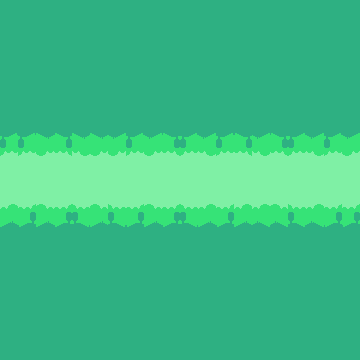

A level layout from a 2D game, rendered from its tile map. Below: a short description, then the map file with tile-grid data replaced by summaries:
An orthogonal 20x20 tile map with 18x18 px tiles, 2 tile layers (Tile Layer 1, Tile Layer 2), 2 tilesets.

<map version="1.10" tiledversion="1.10.2" orientation="orthogonal" renderorder="right-down" width="20" height="20" tilewidth="18" tileheight="18" infinite="0" nextlayerid="3" nextobjectid="1">
 <tileset firstgid="1" name="kenny_tilemap_packed" tilewidth="18" tileheight="18" tilecount="180" columns="20">
  <image source="tilemap_packed.png" width="360" height="162" />
  <tile id="0">
   <properties>
    <property name="collides" type="bool" value="true" />
   </properties>
  </tile>
  <tile id="1">
   <properties>
    <property name="collides" type="bool" value="true" />
   </properties>
  </tile>
  <tile id="2">
   <properties>
    <property name="collides" type="bool" value="true" />
   </properties>
  </tile>
  <tile id="3">
   <properties>
    <property name="collides" type="bool" value="true" />
   </properties>
  </tile>
  <tile id="12">
   <properties>
    <property name="collides" type="bool" value="true" />
   </properties>
  </tile>
  <tile id="13">
   <properties>
    <property name="collides" type="bool" value="true" />
   </properties>
  </tile>
  <tile id="14">
   <properties>
    <property name="collides" type="bool" value="true" />
   </properties>
  </tile>
  <tile id="15">
   <properties>
    <property name="collides" type="bool" value="true" />
   </properties>
  </tile>
  <tile id="20">
   <properties>
    <property name="collides" type="bool" value="true" />
   </properties>
  </tile>
  <tile id="21">
   <properties>
    <property name="collides" type="bool" value="true" />
   </properties>
  </tile>
  <tile id="22">
   <properties>
    <property name="collides" type="bool" value="true" />
   </properties>
  </tile>
  <tile id="23">
   <properties>
    <property name="collides" type="bool" value="true" />
   </properties>
  </tile>
  <tile id="40">
   <properties>
    <property name="collides" type="bool" value="true" />
   </properties>
  </tile>
  <tile id="41">
   <properties>
    <property name="collides" type="bool" value="true" />
   </properties>
  </tile>
  <tile id="42">
   <properties>
    <property name="collides" type="bool" value="true" />
   </properties>
  </tile>
  <tile id="43">
   <properties>
    <property name="collides" type="bool" value="true" />
   </properties>
  </tile>
  <tile id="47">
   <properties>
    <property name="collides" type="bool" value="true" />
   </properties>
  </tile>
  <tile id="48">
   <properties>
    <property name="collides" type="bool" value="true" />
   </properties>
  </tile>
  <tile id="49">
   <properties>
    <property name="collides" type="bool" value="true" />
   </properties>
  </tile>
  <tile id="50">
   <properties>
    <property name="collides" type="bool" value="true" />
   </properties>
  </tile>
  <tile id="60">
   <properties>
    <property name="collides" type="bool" value="true" />
   </properties>
  </tile>
  <tile id="61">
   <properties>
    <property name="collides" type="bool" value="true" />
   </properties>
  </tile>
  <tile id="62">
   <properties>
    <property name="collides" type="bool" value="true" />
   </properties>
  </tile>
  <tile id="63">
   <properties>
    <property name="collides" type="bool" value="true" />
   </properties>
  </tile>
  <tile id="80">
   <properties>
    <property name="collides" type="bool" value="true" />
   </properties>
  </tile>
  <tile id="81">
   <properties>
    <property name="collides" type="bool" value="true" />
   </properties>
  </tile>
  <tile id="82">
   <properties>
    <property name="collides" type="bool" value="true" />
   </properties>
  </tile>
  <tile id="83">
   <properties>
    <property name="collides" type="bool" value="true" />
   </properties>
  </tile>
  <tile id="93">
   <properties>
    <property name="collides" type="bool" value="true" />
   </properties>
  </tile>
  <tile id="94">
   <properties>
    <property name="collides" type="bool" value="true" />
   </properties>
  </tile>
  <tile id="95">
   <properties>
    <property name="collides" type="bool" value="true" />
   </properties>
  </tile>
  <tile id="96">
   <properties>
    <property name="collides" type="bool" value="true" />
   </properties>
  </tile>
  <tile id="98">
   <properties>
    <property name="collides" type="bool" value="true" />
   </properties>
  </tile>
  <tile id="99">
   <properties>
    <property name="collides" type="bool" value="true" />
   </properties>
  </tile>
  <tile id="100">
   <properties>
    <property name="collides" type="bool" value="true" />
   </properties>
  </tile>
  <tile id="101">
   <properties>
    <property name="collides" type="bool" value="true" />
   </properties>
  </tile>
  <tile id="102">
   <properties>
    <property name="collides" type="bool" value="true" />
   </properties>
  </tile>
  <tile id="103">
   <properties>
    <property name="collides" type="bool" value="true" />
   </properties>
  </tile>
  <tile id="113">
   <properties>
    <property name="collides" type="bool" value="true" />
   </properties>
  </tile>
  <tile id="114">
   <properties>
    <property name="collides" type="bool" value="true" />
   </properties>
  </tile>
  <tile id="115">
   <properties>
    <property name="collides" type="bool" value="true" />
   </properties>
  </tile>
  <tile id="116">
   <properties>
    <property name="collides" type="bool" value="true" />
   </properties>
  </tile>
  <tile id="117">
   <properties>
    <property name="collides" type="bool" value="true" />
   </properties>
  </tile>
  <tile id="118">
   <properties>
    <property name="collides" type="bool" value="true" />
   </properties>
  </tile>
  <tile id="119">
   <properties>
    <property name="collides" type="bool" value="true" />
   </properties>
  </tile>
  <tile id="132">
   <properties>
    <property name="collides" type="bool" value="true" />
   </properties>
  </tile>
  <tile id="133">
   <properties>
    <property name="collides" type="bool" value="true" />
   </properties>
  </tile>
  <tile id="134">
   <properties>
    <property name="collides" type="bool" value="true" />
   </properties>
  </tile>
  <tile id="135">
   <properties>
    <property name="collides" type="bool" value="true" />
   </properties>
  </tile>
  <tile id="136">
   <properties>
    <property name="collides" type="bool" value="true" />
   </properties>
  </tile>
  <tile id="137">
   <properties>
    <property name="collides" type="bool" value="true" />
   </properties>
  </tile>
  <tile id="138">
   <properties>
    <property name="collides" type="bool" value="true" />
   </properties>
  </tile>
  <tile id="139">
   <properties>
    <property name="collides" type="bool" value="true" />
   </properties>
  </tile>
  <tile id="146">
   <properties>
    <property name="oneWay" type="bool" value="true" />
   </properties>
  </tile>
 </tileset>
 <tileset firstgid="181" name="bg" tilewidth="18" tileheight="18" tilecount="40" columns="10">
  <image source="tilemap-backgrounds_packed.png" width="192" height="72" />
 </tileset>
 <layer id="1" name="Tile Layer 1" width="20" height="20">
  <data>[400 cells, 400 non-empty, 1 distinct tile ids]</data>
 </layer>
 <layer id="2" name="Tile Layer 2" width="20" height="20">
  <data>[400 cells, 120 non-empty, 5 distinct tile ids]</data>
 </layer>
</map>
